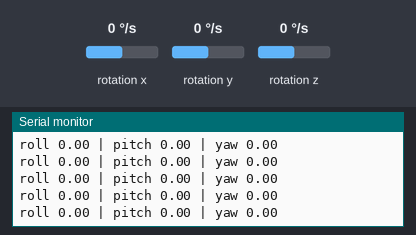
Bench run of a sketch on a simulated Arduino Uno, built with avr-gcc and run on an emulated ATmega328P. Parts: the last lines printed to the serial monitor. Wiring (inferred from the names in the program): MPU-6050 motion sensor at I2C address 0x68. Inputs (shaded band) come from the test bench; at power-on: rotation x 0 °/s, rotation y 0 °/s, rotation z 0 °/s.

Above: at 4.2 s.
4.3 s: rotation x set to -192 °/s
At 4.8 s:
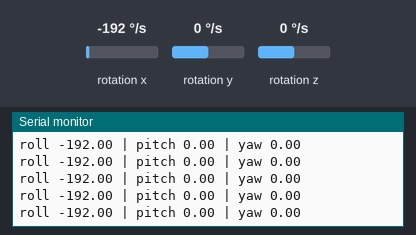
7.3 s: rotation y set to -192 °/s
At 7.44 s:
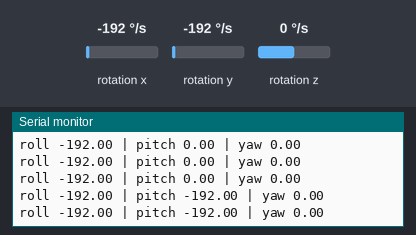
10.3 s: rotation z set to -192 °/s
At 10.3 s:
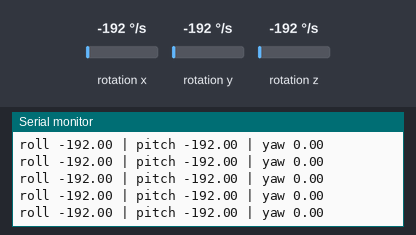
13.3 s: rotation x set to 100 °/s
At 13.31 s:
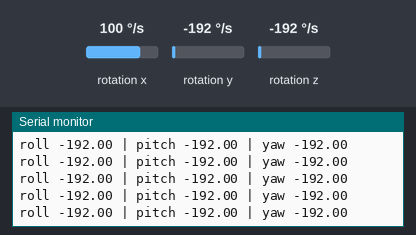
16.3 s: rotation y set to 0 °/s
At 16.31 s:
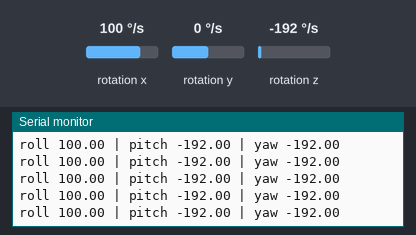
19.3 s: rotation x set to -100 °/s
At 19.31 s:
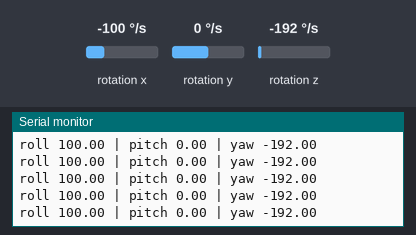
Timing chart, 0 to 22.3 s (numbered marks = the images above; inputs shaded):
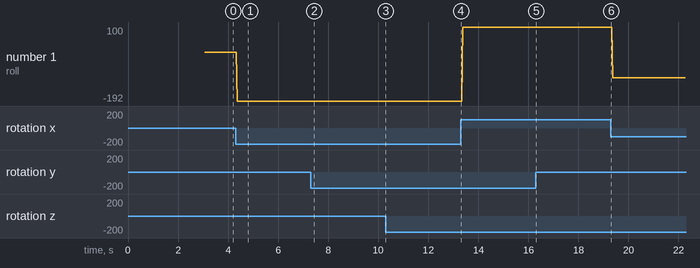

The sketch:

rotationAngles_using_gyrodata_mpu6050.ino
```cpp
#include<Wire.h>
#define mpu 0x68
float roll,pitch,yaw;
float rollError=0,pitchError=0,yawError=0;
int c=2000;
void gyroData(void)
{
  //Activitating Low pass filter
  Wire.beginTransmission(mpu);
  Wire.write(0x1A);
  Wire.write(0x05);
  Wire.endTransmission();
  //Setting the sensitivity scale factor for gyrometer
  Wire.beginTransmission(mpu);
  Wire.write(0x1B);
  Wire.write(0x8);
  Wire.endTransmission();
  //Accessing registers to store gyro measurement
  Wire.beginTransmission(mpu);
  Wire.write(0x43);
  Wire.endTransmission();
  //Requesting 6 bytes from mpu6050 to pull Gyro measurement information
  Wire.requestFrom(mpu,6);
  roll=Wire.read()<<8 | Wire.read();
  pitch=Wire.read()<<8 | Wire.read();
  yaw=Wire.read()<<8 | Wire.read();
  //Gyro measurement are in LSB so to converting it into degree/sec
  roll=roll/65.5;
  pitch=pitch/65.5;
  yaw=yaw/65.5;
}

void gyroError(void)
{
  Serial.println("Don't move MPU6050 calculating gyroError");
  for(int i=0;i<c;i++)
  {
    gyroData();
    rollError+=roll;
    pitchError+=pitch;
    yawError+=yaw;
    delay(1);
  }
  rollError/=c;
  pitchError/=c;
  yawError/=c;
  Serial.println("Finished calculating gyroError");
}

void setup()
{
  Serial.begin(9600);
  //Starting mpu6050 in power mode
  Wire.beginTransmission(mpu);
  Wire.write(0x6B);
  Wire.write(0x00);  //All bits in this register has to be set to zero for the device to start and continue in power mode
  Wire.endTransmission();
  delay(20);
  gyroError();
}

void loop(){
  gyroData();
  roll-=rollError;
  pitch-=pitchError;
  yaw-=yawError;
  Serial.print("roll ");
  Serial.print(roll);
  Serial.print(" | ");
  Serial.print("pitch ");
  Serial.print(pitch);
  Serial.print(" | ");
  Serial.print("yaw ");
  Serial.println(yaw);
  delay(30);
}
```

Measured:
- after the input at 4.3 s, the serial monitor: prints a new line after 0.07 s (image 1)
- after the input at 7.3 s, the serial monitor: prints a new line after 0.08 s (image 2)
- plotted number 1: 0 → -192 after the input at 4.3 s, -192 → 100 after the input at 13.3 s, 100 → -100 after the input at 19.3 s
